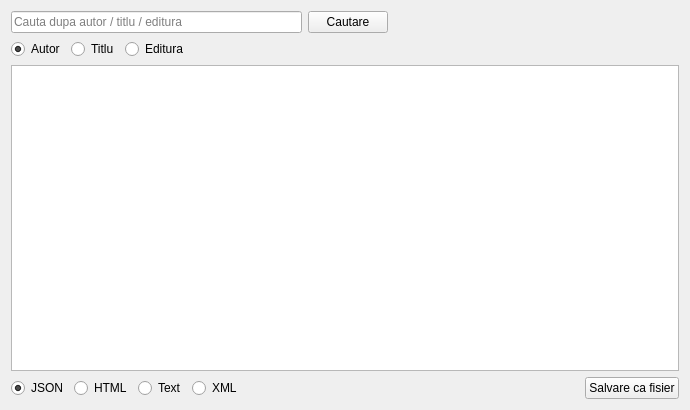
<?xml version="1.0" encoding="UTF-8"?>
<ui version="4.0">
 <class>LibraryApp</class>
 <widget class="QWidget" name="LibraryApp">
  <property name="geometry">
   <rect>
    <x>0</x>
    <y>0</y>
    <width>690</width>
    <height>410</height>
   </rect>
  </property>
  <property name="windowTitle">
   <string>Exemplul 2</string>
  </property>
  <layout class="QGridLayout" name="gridLayout">
   <item row="0" column="0">
    <layout class="QHBoxLayout" name="horizontalLayout">
     <item>
      <widget class="QLineEdit" name="search_bar">
       <property name="placeholderText">
        <string>Cauta dupa autor / titlu / editura</string>
       </property>
      </widget>
     </item>
     <item>
      <widget class="QPushButton" name="search_btn">
       <property name="text">
        <string>Cautare</string>
       </property>
      </widget>
     </item>
     <item>
      <spacer name="horizontalSpacer_2">
       <property name="orientation">
        <enum>Qt::Horizontal</enum>
       </property>
       <property name="sizeHint" stdset="0">
        <size>
         <width>40</width>
         <height>20</height>
        </size>
       </property>
      </spacer>
     </item>
    </layout>
   </item>
   <item row="1" column="0">
    <layout class="QHBoxLayout" name="horizontalLayout_2">
     <item>
      <widget class="QRadioButton" name="author_rb">
       <property name="text">
        <string>Autor</string>
       </property>
       <property name="checked">
        <bool>true</bool>
       </property>
       <attribute name="buttonGroup">
        <string notr="true">search_rb_btns</string>
       </attribute>
      </widget>
     </item>
     <item>
      <widget class="QRadioButton" name="title_rb">
       <property name="text">
        <string>Titlu</string>
       </property>
       <attribute name="buttonGroup">
        <string notr="true">search_rb_btns</string>
       </attribute>
      </widget>
     </item>
     <item>
      <widget class="QRadioButton" name="publisher_rb">
       <property name="text">
        <string>Editura</string>
       </property>
       <attribute name="buttonGroup">
        <string notr="true">search_rb_btns</string>
       </attribute>
      </widget>
     </item>
     <item>
      <spacer name="horizontalSpacer">
       <property name="orientation">
        <enum>Qt::Horizontal</enum>
       </property>
       <property name="sizeHint" stdset="0">
        <size>
         <width>40</width>
         <height>20</height>
        </size>
       </property>
      </spacer>
     </item>
    </layout>
   </item>
   <item row="2" column="0">
    <widget class="QTextEdit" name="result">
     <property name="readOnly">
      <bool>true</bool>
     </property>
    </widget>
   </item>
   <item row="3" column="0">
    <layout class="QHBoxLayout" name="horizontalLayout_3">
     <item>
      <widget class="QRadioButton" name="json_rb">
       <property name="text">
        <string>JSON</string>
       </property>
       <property name="checked">
        <bool>true</bool>
       </property>
       <attribute name="buttonGroup">
        <string notr="true">file_type_rb_btns</string>
       </attribute>
      </widget>
     </item>
     <item>
      <widget class="QRadioButton" name="html_rb">
       <property name="text">
        <string>HTML</string>
       </property>
       <attribute name="buttonGroup">
        <string notr="true">file_type_rb_btns</string>
       </attribute>
      </widget>
     </item>
     <item>
      <widget class="QRadioButton" name="text_rb">
       <property name="text">
        <string>Text</string>
       </property>
       <attribute name="buttonGroup">
        <string notr="true">file_type_rb_btns</string>
       </attribute>
      </widget>
     </item>
     <item>
      <widget class="QRadioButton" name="xml_rb">
       <property name="text">
        <string>XML</string>
       </property>
       <attribute name="buttonGroup">
        <string notr="true">file_type_rb_btns</string>
       </attribute>
      </widget>
     </item>
     <item>
      <spacer name="horizontalSpacer_3">
       <property name="orientation">
        <enum>Qt::Horizontal</enum>
       </property>
       <property name="sizeHint" stdset="0">
        <size>
         <width>40</width>
         <height>20</height>
        </size>
       </property>
      </spacer>
     </item>
     <item>
      <widget class="QPushButton" name="save_as_file_btn">
       <property name="text">
        <string>Salvare ca fisier</string>
       </property>
      </widget>
     </item>
    </layout>
   </item>
  </layout>
 </widget>
 <resources/>
 <connections/>
 <buttongroups>
  <buttongroup name="search_rb_btns"/>
  <buttongroup name="file_type_rb_btns"/>
 </buttongroups>
</ui>
